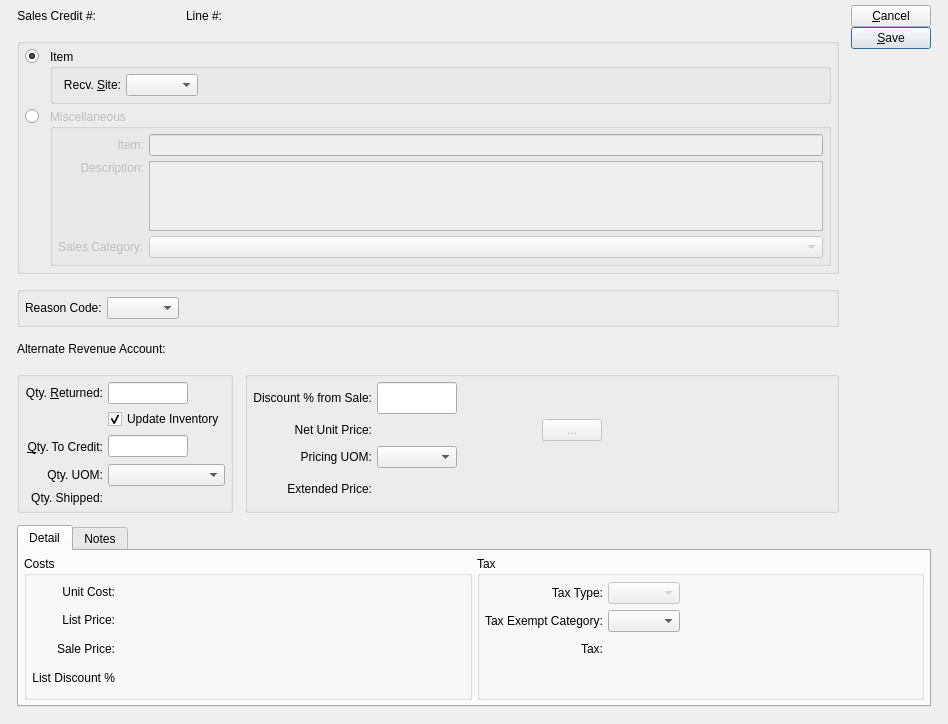
<?xml version="1.0" encoding="UTF-8"?>
<ui version="4.0">
 <comment>This file is part of the xTuple ERP: PostBooks Edition, a free and
open source Enterprise Resource Planning software suite,
Copyright (c) 1999-2018 by OpenMFG LLC, d/b/a xTuple.
It is licensed to you under the Common Public Attribution License
version 1.0, the full text of which (including xTuple-specific Exhibits)
is available at www.xtuple.com/CPAL.  By using this software, you agree
to be bound by its terms.</comment>
 <class>creditMemoItem</class>
 <widget class="QDialog" name="creditMemoItem">
  <property name="geometry">
   <rect>
    <x>0</x>
    <y>0</y>
    <width>948</width>
    <height>716</height>
   </rect>
  </property>
  <property name="windowTitle">
   <string>Sales Credit Item</string>
  </property>
  <layout class="QGridLayout" name="gridLayout_6">
   <item row="0" column="0">
    <layout class="QGridLayout" name="gridLayout_7">
     <property name="leftMargin">
      <number>12</number>
     </property>
     <property name="rightMargin">
      <number>12</number>
     </property>
     <property name="bottomMargin">
      <number>12</number>
     </property>
     <property name="spacing">
      <number>12</number>
     </property>
     <item row="0" column="2" rowspan="5">
      <layout class="QVBoxLayout">
       <property name="spacing">
        <number>0</number>
       </property>
       <item>
        <widget class="QPushButton" name="_close">
         <property name="enabled">
          <bool>true</bool>
         </property>
         <property name="text">
          <string>&amp;Cancel</string>
         </property>
        </widget>
       </item>
       <item>
        <widget class="QPushButton" name="_save">
         <property name="text">
          <string>&amp;Save</string>
         </property>
         <property name="default">
          <bool>true</bool>
         </property>
        </widget>
       </item>
       <item>
        <spacer>
         <property name="orientation">
          <enum>Qt::Vertical</enum>
         </property>
         <property name="sizeType">
          <enum>QSizePolicy::Expanding</enum>
         </property>
         <property name="sizeHint" stdset="0">
          <size>
           <width>20</width>
           <height>0</height>
          </size>
         </property>
        </spacer>
       </item>
      </layout>
     </item>
     <item row="0" column="0" colspan="2">
      <layout class="QHBoxLayout">
       <item>
        <widget class="QLabel" name="_orderNumberLit">
         <property name="text">
          <string>Sales Credit #:</string>
         </property>
         <property name="alignment">
          <set>Qt::AlignRight|Qt::AlignTrailing|Qt::AlignVCenter</set>
         </property>
        </widget>
       </item>
       <item>
        <widget class="QLabel" name="_orderNumber">
         <property name="minimumSize">
          <size>
           <width>80</width>
           <height>0</height>
          </size>
         </property>
         <property name="alignment">
          <set>Qt::AlignLeading|Qt::AlignLeft|Qt::AlignVCenter</set>
         </property>
        </widget>
       </item>
       <item>
        <widget class="QLabel" name="_lineNumberLit">
         <property name="text">
          <string>Line #:</string>
         </property>
         <property name="alignment">
          <set>Qt::AlignRight|Qt::AlignTrailing|Qt::AlignVCenter</set>
         </property>
        </widget>
       </item>
       <item>
        <widget class="QLabel" name="_lineNumber">
         <property name="minimumSize">
          <size>
           <width>80</width>
           <height>0</height>
          </size>
         </property>
         <property name="alignment">
          <set>Qt::AlignLeading|Qt::AlignLeft|Qt::AlignVCenter</set>
         </property>
        </widget>
       </item>
       <item>
        <spacer>
         <property name="orientation">
          <enum>Qt::Horizontal</enum>
         </property>
         <property name="sizeType">
          <enum>QSizePolicy::Expanding</enum>
         </property>
         <property name="sizeHint" stdset="0">
          <size>
           <width>71</width>
           <height>21</height>
          </size>
         </property>
        </spacer>
       </item>
      </layout>
     </item>
     <item row="1" column="0" colspan="2">
      <widget class="QGroupBox" name="_itemTypeGroup">
       <property name="title">
        <string/>
       </property>
       <layout class="QGridLayout" name="gridLayout_8">
        <item row="0" column="1">
         <widget class="QGroupBox" name="_itemGroup">
          <property name="title">
           <string>Item</string>
          </property>
          <layout class="QGridLayout" name="gridLayout">
           <item row="0" column="2">
            <spacer name="horizontalSpacer_2">
             <property name="orientation">
              <enum>Qt::Horizontal</enum>
             </property>
             <property name="sizeHint" stdset="0">
              <size>
               <width>0</width>
               <height>20</height>
              </size>
             </property>
            </spacer>
           </item>
           <item row="0" column="1">
            <layout class="QGridLayout" name="gridLayout_9">
             <item row="0" column="0">
              <widget class="QLabel" name="_warehouseLit">
               <property name="text">
                <string>Recv. &amp;Site:</string>
               </property>
               <property name="alignment">
                <set>Qt::AlignRight|Qt::AlignTrailing|Qt::AlignVCenter</set>
               </property>
               <property name="buddy">
                <cstring>_warehouse</cstring>
               </property>
              </widget>
             </item>
             <item row="0" column="1">
              <widget class="WComboBox" name="_warehouse"/>
             </item>
             <item row="1" column="1">
              <spacer>
               <property name="orientation">
                <enum>Qt::Vertical</enum>
               </property>
               <property name="sizeHint" stdset="0">
                <size>
                 <width>20</width>
                 <height>40</height>
                </size>
               </property>
              </spacer>
             </item>
            </layout>
           </item>
           <item row="0" column="0">
            <widget class="ItemCluster" name="_item">
             <property name="focusPolicy">
              <enum>Qt::StrongFocus</enum>
             </property>
            </widget>
           </item>
          </layout>
         </widget>
        </item>
        <item row="1" column="1">
         <widget class="QGroupBox" name="_miscGroup">
          <property name="enabled">
           <bool>false</bool>
          </property>
          <property name="title">
           <string>Miscellaneous</string>
          </property>
          <layout class="QGridLayout" name="gridLayout_5">
           <item row="0" column="1">
            <widget class="XLineEdit" name="_itemNumber"/>
           </item>
           <item row="1" column="0">
            <widget class="XLabel" name="_descripLit">
             <property name="text">
              <string>Description:</string>
             </property>
             <property name="alignment">
              <set>Qt::AlignRight|Qt::AlignTop|Qt::AlignTrailing</set>
             </property>
            </widget>
           </item>
           <item row="1" column="1">
            <widget class="XTextEdit" name="_itemDescrip"/>
           </item>
           <item row="2" column="0">
            <widget class="XLabel" name="_salescatLit">
             <property name="text">
              <string>Sales Category:</string>
             </property>
            </widget>
           </item>
           <item row="0" column="0">
            <widget class="XLabel" name="_itemNumberLit">
             <property name="text">
              <string>Item:</string>
             </property>
             <property name="alignment">
              <set>Qt::AlignRight|Qt::AlignTrailing|Qt::AlignVCenter</set>
             </property>
            </widget>
           </item>
           <item row="2" column="1">
            <widget class="XComboBox" name="_salescat">
             <property name="allowNull">
              <bool>true</bool>
             </property>
             <property name="type">
              <enum>XComboBox::SalesCategoriesActive</enum>
             </property>
            </widget>
           </item>
          </layout>
         </widget>
        </item>
        <item row="0" column="0">
         <layout class="QVBoxLayout" name="verticalLayout_3">
          <item>
           <widget class="QRadioButton" name="_itemSelected">
            <property name="text">
             <string/>
            </property>
            <property name="checked">
             <bool>true</bool>
            </property>
           </widget>
          </item>
          <item>
           <spacer name="verticalSpacer_4">
            <property name="orientation">
             <enum>Qt::Vertical</enum>
            </property>
            <property name="sizeHint" stdset="0">
             <size>
              <width>20</width>
              <height>40</height>
             </size>
            </property>
           </spacer>
          </item>
         </layout>
        </item>
        <item row="1" column="0">
         <layout class="QVBoxLayout" name="verticalLayout_4">
          <item>
           <widget class="QRadioButton" name="_miscSelected">
            <property name="text">
             <string/>
            </property>
           </widget>
          </item>
          <item>
           <spacer name="verticalSpacer_3">
            <property name="orientation">
             <enum>Qt::Vertical</enum>
            </property>
            <property name="sizeHint" stdset="0">
             <size>
              <width>20</width>
              <height>40</height>
             </size>
            </property>
           </spacer>
          </item>
         </layout>
        </item>
       </layout>
      </widget>
     </item>
     <item row="2" column="0" colspan="2">
      <widget class="QGroupBox" name="_rsnGroup">
       <property name="title">
        <string/>
       </property>
       <layout class="QGridLayout" name="gridLayout_a">
        <item row="0" column="0">
         <widget class="QLabel" name="_rsnCodeLit">
          <property name="frameShape">
           <enum>QFrame::NoFrame</enum>
          </property>
          <property name="frameShadow">
           <enum>QFrame::Plain</enum>
          </property>
          <property name="text">
           <string>Reason Code:</string>
          </property>
         </widget>
        </item>
        <item row="0" column="1">
         <widget class="XComboBox" name="_rsnCode">
          <property name="allowNull">
           <bool>true</bool>
          </property>
          <property name="type">
           <enum>XComboBox::ARCMReasonCodes</enum>
          </property>
         </widget>
        </item>
        <item row="0" column="2">
         <spacer>
          <property name="orientation">
           <enum>Qt::Horizontal</enum>
          </property>
          <property name="sizeType">
           <enum>QSizePolicy::Expanding</enum>
          </property>
          <property name="sizeHint" stdset="0">
           <size>
            <width>0</width>
            <height>20</height>
           </size>
          </property>
         </spacer>
        </item>
       </layout>
      </widget>
     </item>
     <item row="4" column="0">
      <widget class="QGroupBox" name="_inventoryGroup">
       <property name="title">
        <string/>
       </property>
       <layout class="QGridLayout" name="gridLayout_b">
        <item row="0" column="0">
         <widget class="QLabel" name="_qtyReturnedLit">
          <property name="text">
           <string>Qty. &amp;Returned:</string>
          </property>
          <property name="alignment">
           <set>Qt::AlignRight|Qt::AlignTrailing|Qt::AlignVCenter</set>
          </property>
          <property name="buddy">
           <cstring>_qtyReturned</cstring>
          </property>
         </widget>
        </item>
        <item row="0" column="1">
         <widget class="XLineEdit" name="_qtyReturned">
          <property name="sizePolicy">
           <sizepolicy hsizetype="Preferred" vsizetype="Fixed">
            <horstretch>0</horstretch>
            <verstretch>0</verstretch>
           </sizepolicy>
          </property>
          <property name="maximumSize">
           <size>
            <width>80</width>
            <height>22</height>
           </size>
          </property>
          <property name="alignment">
           <set>Qt::AlignRight</set>
          </property>
         </widget>
        </item>
        <item row="2" column="0">
         <widget class="QLabel" name="_qtyToCreditLit">
          <property name="minimumSize">
           <size>
            <width>0</width>
            <height>25</height>
           </size>
          </property>
          <property name="text">
           <string>&amp;Qty. To Credit:</string>
          </property>
          <property name="alignment">
           <set>Qt::AlignRight|Qt::AlignTrailing|Qt::AlignVCenter</set>
          </property>
          <property name="buddy">
           <cstring>_qtyToCredit</cstring>
          </property>
         </widget>
        </item>
        <item row="2" column="1">
         <widget class="XLineEdit" name="_qtyToCredit">
          <property name="sizePolicy">
           <sizepolicy hsizetype="Preferred" vsizetype="Fixed">
            <horstretch>0</horstretch>
            <verstretch>0</verstretch>
           </sizepolicy>
          </property>
          <property name="maximumSize">
           <size>
            <width>80</width>
            <height>22</height>
           </size>
          </property>
          <property name="alignment">
           <set>Qt::AlignRight</set>
          </property>
         </widget>
        </item>
        <item row="3" column="0">
         <widget class="QLabel" name="_qtyUOMLit">
          <property name="text">
           <string>Qty. UOM:</string>
          </property>
          <property name="alignment">
           <set>Qt::AlignRight|Qt::AlignTrailing|Qt::AlignVCenter</set>
          </property>
         </widget>
        </item>
        <item row="3" column="1">
         <widget class="XComboBox" name="_qtyUOM"/>
        </item>
        <item row="4" column="0">
         <widget class="QLabel" name="_shippedToDateLit">
          <property name="text">
           <string>Qty. Shipped:</string>
          </property>
          <property name="alignment">
           <set>Qt::AlignRight|Qt::AlignTrailing|Qt::AlignVCenter</set>
          </property>
         </widget>
        </item>
        <item row="4" column="1">
         <widget class="XLabel" name="_qtyShipped">
          <property name="minimumSize">
           <size>
            <width>80</width>
            <height>0</height>
           </size>
          </property>
          <property name="maximumSize">
           <size>
            <width>16777215</width>
            <height>20</height>
           </size>
          </property>
          <property name="alignment">
           <set>Qt::AlignRight|Qt::AlignTrailing|Qt::AlignVCenter</set>
          </property>
         </widget>
        </item>
        <item row="1" column="1">
         <widget class="QCheckBox" name="_updateInv">
          <property name="text">
           <string>Update Inventory</string>
          </property>
          <property name="checked">
           <bool>true</bool>
          </property>
         </widget>
        </item>
       </layout>
      </widget>
     </item>
     <item row="4" column="1">
      <widget class="QGroupBox" name="_priceGroup">
       <property name="title">
        <string/>
       </property>
       <layout class="QGridLayout" name="gridLayout_c">
        <item row="0" column="0">
         <widget class="QLabel" name="_discountFromSalePrcntLit">
          <property name="text">
           <string>Discount % from Sale:</string>
          </property>
          <property name="alignment">
           <set>Qt::AlignRight|Qt::AlignTrailing|Qt::AlignVCenter</set>
          </property>
         </widget>
        </item>
        <item row="0" column="1">
         <widget class="XLineEdit" name="_discountFromSale">
          <property name="sizePolicy">
           <sizepolicy hsizetype="Preferred" vsizetype="Fixed">
            <horstretch>0</horstretch>
            <verstretch>0</verstretch>
           </sizepolicy>
          </property>
          <property name="maximumSize">
           <size>
            <width>80</width>
            <height>32767</height>
           </size>
          </property>
          <property name="focusPolicy">
           <enum>Qt::ClickFocus</enum>
          </property>
          <property name="alignment">
           <set>Qt::AlignRight</set>
          </property>
         </widget>
        </item>
        <item row="1" column="0">
         <widget class="QLabel" name="_netUnitPriceLit">
          <property name="text">
           <string>Net Unit Price:</string>
          </property>
          <property name="alignment">
           <set>Qt::AlignRight|Qt::AlignTrailing|Qt::AlignVCenter</set>
          </property>
         </widget>
        </item>
        <item row="1" column="1" colspan="2">
         <layout class="QHBoxLayout">
          <item>
           <widget class="CurrCluster" name="_netUnitPrice">
            <property name="minimumSize">
             <size>
              <width>160</width>
              <height>0</height>
             </size>
            </property>
            <property name="format">
             <enum>CurrDisplay::SalesPrice</enum>
            </property>
            <property name="currencyEditable" stdset="0">
             <bool>false</bool>
            </property>
           </widget>
          </item>
          <item>
           <widget class="QPushButton" name="_listPrices">
            <property name="enabled">
             <bool>false</bool>
            </property>
            <property name="maximumSize">
             <size>
              <width>60</width>
              <height>16777215</height>
             </size>
            </property>
            <property name="focusPolicy">
             <enum>Qt::NoFocus</enum>
            </property>
            <property name="text">
             <string>...</string>
            </property>
           </widget>
          </item>
          <item>
           <spacer>
            <property name="orientation">
             <enum>Qt::Horizontal</enum>
            </property>
            <property name="sizeType">
             <enum>QSizePolicy::Expanding</enum>
            </property>
            <property name="sizeHint" stdset="0">
             <size>
              <width>0</width>
              <height>20</height>
             </size>
            </property>
           </spacer>
          </item>
         </layout>
        </item>
        <item row="2" column="0">
         <widget class="QLabel" name="_pricingUOMLit">
          <property name="text">
           <string>Pricing UOM:</string>
          </property>
          <property name="alignment">
           <set>Qt::AlignRight|Qt::AlignTrailing|Qt::AlignVCenter</set>
          </property>
         </widget>
        </item>
        <item row="2" column="1">
         <widget class="XComboBox" name="_pricingUOM"/>
        </item>
        <item row="2" column="2">
         <spacer>
          <property name="orientation">
           <enum>Qt::Horizontal</enum>
          </property>
          <property name="sizeHint" stdset="0">
           <size>
            <width>101</width>
            <height>20</height>
           </size>
          </property>
         </spacer>
        </item>
        <item row="3" column="0">
         <widget class="QLabel" name="_extendedPriceLit">
          <property name="text">
           <string>Extended Price:</string>
          </property>
          <property name="alignment">
           <set>Qt::AlignRight|Qt::AlignTrailing|Qt::AlignVCenter</set>
          </property>
         </widget>
        </item>
        <item row="3" column="1" colspan="2">
         <widget class="CurrCluster" name="_extendedPrice">
          <property name="format">
           <enum>CurrDisplay::ExtPrice</enum>
          </property>
          <property name="currencyEditable" stdset="0">
           <bool>false</bool>
          </property>
          <property name="currencyVisible">
           <bool>false</bool>
          </property>
          <property name="enabled">
           <bool>false</bool>
          </property>
         </widget>
        </item>
       </layout>
      </widget>
     </item>
     <item row="5" column="0" colspan="3">
      <widget class="QTabWidget" name="tabWidget">
       <property name="currentIndex">
        <number>0</number>
       </property>
       <widget class="QWidget" name="_detailTab">
        <attribute name="title">
         <string>Detail</string>
        </attribute>
        <layout class="QGridLayout" name="gridLayout_d">
         <item row="0" column="0">
          <widget class="QGroupBox" name="_costsGroup">
           <property name="title">
            <string>Costs</string>
           </property>
           <layout class="QGridLayout" name="gridLayout_4">
            <item row="0" column="0">
             <layout class="QVBoxLayout" name="verticalLayout_2">
              <item>
               <layout class="QGridLayout" name="gridLayout_3">
                <item row="3" column="0">
                 <widget class="XLabel" name="_discountFromListPrcntLit">
                  <property name="minimumSize">
                   <size>
                    <width>0</width>
                    <height>24</height>
                   </size>
                  </property>
                  <property name="text">
                   <string>List Discount %</string>
                  </property>
                  <property name="alignment">
                   <set>Qt::AlignRight|Qt::AlignTrailing|Qt::AlignVCenter</set>
                  </property>
                 </widget>
                </item>
                <item row="3" column="1">
                 <widget class="XLabel" name="_discountFromList">
                  <property name="minimumSize">
                   <size>
                    <width>80</width>
                    <height>0</height>
                   </size>
                  </property>
                  <property name="alignment">
                   <set>Qt::AlignRight|Qt::AlignTrailing|Qt::AlignVCenter</set>
                  </property>
                 </widget>
                </item>
                <item row="2" column="0">
                 <widget class="QLabel" name="_salePriceLit">
                  <property name="minimumSize">
                   <size>
                    <width>0</width>
                    <height>24</height>
                   </size>
                  </property>
                  <property name="text">
                   <string>Sale Price:</string>
                  </property>
                  <property name="alignment">
                   <set>Qt::AlignRight|Qt::AlignTrailing|Qt::AlignVCenter</set>
                  </property>
                 </widget>
                </item>
                <item row="2" column="1">
                 <widget class="CurrDisplay" name="_salePrice">
                  <property name="format">
                   <enum>CurrDisplay::SalesPrice</enum>
                  </property>
                  <property name="localControl">
                   <bool>false</bool>
                  </property>
                 </widget>
                </item>
                <item row="1" column="0">
                 <widget class="QLabel" name="_listPriceLit">
                  <property name="minimumSize">
                   <size>
                    <width>0</width>
                    <height>24</height>
                   </size>
                  </property>
                  <property name="text">
                   <string>List Price:</string>
                  </property>
                  <property name="alignment">
                   <set>Qt::AlignRight|Qt::AlignTrailing|Qt::AlignVCenter</set>
                  </property>
                 </widget>
                </item>
                <item row="1" column="1">
                 <widget class="CurrDisplay" name="_listPrice">
                  <property name="localControl">
                   <bool>false</bool>
                  </property>
                 </widget>
                </item>
                <item row="0" column="0">
                 <widget class="QLabel" name="_unitCostLit">
                  <property name="minimumSize">
                   <size>
                    <width>0</width>
                    <height>22</height>
                   </size>
                  </property>
                  <property name="text">
                   <string>Unit Cost:</string>
                  </property>
                  <property name="alignment">
                   <set>Qt::AlignRight|Qt::AlignTrailing|Qt::AlignVCenter</set>
                  </property>
                 </widget>
                </item>
                <item row="0" column="1">
                 <widget class="CurrDisplay" name="_unitCost">
                  <property name="format">
                   <enum>CurrDisplay::Cost</enum>
                  </property>
                  <property name="localControl">
                   <bool>false</bool>
                  </property>
                 </widget>
                </item>
               </layout>
              </item>
              <item>
               <spacer name="verticalSpacer_2">
                <property name="orientation">
                 <enum>Qt::Vertical</enum>
                </property>
                <property name="sizeHint" stdset="0">
                 <size>
                  <width>20</width>
                  <height>40</height>
                 </size>
                </property>
               </spacer>
              </item>
             </layout>
            </item>
            <item row="0" column="1">
             <spacer name="horizontalSpacer">
              <property name="orientation">
               <enum>Qt::Horizontal</enum>
              </property>
              <property name="sizeHint" stdset="0">
               <size>
                <width>40</width>
                <height>20</height>
               </size>
              </property>
             </spacer>
            </item>
           </layout>
          </widget>
         </item>
         <item row="0" column="1">
          <widget class="QGroupBox" name="_taxGroup">
           <property name="title">
            <string>Tax</string>
           </property>
           <layout class="QGridLayout" name="gridLayout_2">
            <item row="0" column="0">
             <layout class="QVBoxLayout" name="verticalLayout">
              <item>
               <layout class="QGridLayout" name="gridLayout_1">
                <item row="0" column="1">
                 <widget class="XComboBox" name="_taxType">
                  <property name="enabled">
                   <bool>false</bool>
                  </property>
                  <property name="allowNull">
                   <bool>true</bool>
                  </property>
                  <property name="nullStr">
                   <string>None</string>
                  </property>
                  <property name="type">
                   <enum>XComboBox::TaxTypes</enum>
                  </property>
                 </widget>
                </item>
                <item row="0" column="0">
                 <widget class="QLabel" name="_taxTypeLit">
                  <property name="enabled">
                   <bool>true</bool>
                  </property>
                  <property name="minimumSize">
                   <size>
                    <width>0</width>
                    <height>24</height>
                   </size>
                  </property>
                  <property name="text">
                   <string>Tax Type:</string>
                  </property>
                  <property name="alignment">
                   <set>Qt::AlignRight|Qt::AlignTrailing|Qt::AlignVCenter</set>
                  </property>
                 </widget>
                </item>
                <item row="2" column="0">
                 <widget class="XURLLabel" name="_taxLit">
                  <property name="minimumSize">
                   <size>
                    <width>0</width>
                    <height>24</height>
                   </size>
                  </property>
                  <property name="text">
                   <string>Tax:</string>
                  </property>
                  <property name="alignment">
                   <set>Qt::AlignRight|Qt::AlignTrailing|Qt::AlignVCenter</set>
                  </property>
                 </widget>
                </item>
                <item row="2" column="1">
                 <widget class="CurrCluster" name="_tax">
                  <property name="format">
                   <enum>CurrDisplay::SalesPrice</enum>
                  </property>
                  <property name="enabled">
                   <bool>false</bool>
                  </property>
                 </widget>
                </item>
                <item row="1" column="0">
                 <widget class="QLabel" name="_taxExemptLit">
                  <property name="text">
                   <string>Tax Exempt Category:</string>
                  </property>
                 </widget>
                </item>
                <item row="1" column="1">
                 <widget class="TaxExemptCluster" name="_taxExempt"/>
                </item>
               </layout>
              </item>
              <item>
               <spacer name="verticalSpacer">
                <property name="orientation">
                 <enum>Qt::Vertical</enum>
                </property>
                <property name="sizeHint" stdset="0">
                 <size>
                  <width>20</width>
                  <height>40</height>
                 </size>
                </property>
               </spacer>
              </item>
             </layout>
            </item>
            <item row="1" column="0">
             <widget class="QLabel" name="label">
              <property name="text">
               <string/>
              </property>
             </widget>
            </item>
            <item row="0" column="1">
             <spacer>
              <property name="orientation">
               <enum>Qt::Horizontal</enum>
              </property>
              <property name="sizeHint" stdset="0">
               <size>
                <width>0</width>
                <height>20</height>
               </size>
              </property>
             </spacer>
            </item>
           </layout>
          </widget>
         </item>
        </layout>
       </widget>
       <widget class="QWidget" name="_notesTab">
        <attribute name="title">
         <string>Notes</string>
        </attribute>
        <layout class="QGridLayout" name="gridLayout_e">
         <item row="0" column="0">
          <widget class="XTextEdit" name="_comments"/>
         </item>
        </layout>
       </widget>
      </widget>
     </item>
     <item row="3" column="0" colspan="2">
      <layout class="QHBoxLayout" name="horizontalLayout">
       <item>
        <widget class="XLabel" name="_revAccntLit">
         <property name="text">
          <string>Alternate Revenue Account:</string>
         </property>
        </widget>
       </item>
       <item>
        <widget class="GLCluster" name="_revAccnt"/>
       </item>
       <item>
        <spacer name="horizontalSpacer_3">
         <property name="orientation">
          <enum>Qt::Horizontal</enum>
         </property>
         <property name="sizeHint" stdset="0">
          <size>
           <width>40</width>
           <height>20</height>
          </size>
         </property>
        </spacer>
       </item>
      </layout>
     </item>
    </layout>
   </item>
  </layout>
 </widget>
 <layoutdefault spacing="5" margin="5"/>
 <customwidgets>
  <customwidget>
   <class>CurrCluster</class>
   <extends>CurrDisplay</extends>
   <header>currcluster.h</header>
  </customwidget>
  <customwidget>
   <class>CurrDisplay</class>
   <extends>QWidget</extends>
   <header>currcluster.h</header>
  </customwidget>
  <customwidget>
   <class>GLCluster</class>
   <extends>QWidget</extends>
   <header>glcluster.h</header>
  </customwidget>
  <customwidget>
   <class>ItemCluster</class>
   <extends>QWidget</extends>
   <header>itemcluster.h</header>
  </customwidget>
  <customwidget>
   <class>TaxExemptCluster</class>
   <extends>XComboBox</extends>
   <header>taxexemptcluster.h</header>
  </customwidget>
  <customwidget>
   <class>WComboBox</class>
   <extends>XComboBox</extends>
   <header>wcombobox.h</header>
  </customwidget>
  <customwidget>
   <class>XComboBox</class>
   <extends>QComboBox</extends>
   <header>xcombobox.h</header>
  </customwidget>
  <customwidget>
   <class>XLabel</class>
   <extends>QLabel</extends>
   <header>xlabel.h</header>
  </customwidget>
  <customwidget>
   <class>XLineEdit</class>
   <extends>QLineEdit</extends>
   <header>xlineedit.h</header>
  </customwidget>
  <customwidget>
   <class>XURLLabel</class>
   <extends>QLabel</extends>
   <header>xurllabel.h</header>
  </customwidget>
  <customwidget>
   <class>XTextEdit</class>
   <extends>QTextEdit</extends>
   <header>xtextedit.h</header>
  </customwidget>
 </customwidgets>
 <tabstops>
  <tabstop>_item</tabstop>
  <tabstop>_qtyReturned</tabstop>
  <tabstop>_updateInv</tabstop>
  <tabstop>_qtyToCredit</tabstop>
  <tabstop>_qtyUOM</tabstop>
  <tabstop>_pricingUOM</tabstop>
  <tabstop>_itemSelected</tabstop>
  <tabstop>tabWidget</tabstop>
  <tabstop>_comments</tabstop>
  <tabstop>_miscSelected</tabstop>
  <tabstop>_itemNumber</tabstop>
  <tabstop>_warehouse</tabstop>
  <tabstop>_itemDescrip</tabstop>
  <tabstop>_taxType</tabstop>
  <tabstop>_rsnCode</tabstop>
  <tabstop>_close</tabstop>
  <tabstop>_save</tabstop>
  <tabstop>_salescat</tabstop>
 </tabstops>
 <resources/>
 <connections>
  <connection>
   <sender>_close</sender>
   <signal>clicked()</signal>
   <receiver>creditMemoItem</receiver>
   <slot>reject()</slot>
   <hints>
    <hint type="sourcelabel">
     <x>20</x>
     <y>20</y>
    </hint>
    <hint type="destinationlabel">
     <x>20</x>
     <y>20</y>
    </hint>
   </hints>
  </connection>
  <connection>
   <sender>_item</sender>
   <signal>newId(int)</signal>
   <receiver>_warehouse</receiver>
   <slot>findItemsites(int)</slot>
   <hints>
    <hint type="sourcelabel">
     <x>20</x>
     <y>20</y>
    </hint>
    <hint type="destinationlabel">
     <x>20</x>
     <y>20</y>
    </hint>
   </hints>
  </connection>
  <connection>
   <sender>_netUnitPrice</sender>
   <signal>idChanged(int)</signal>
   <receiver>_extendedPrice</receiver>
   <slot>setId(int)</slot>
   <hints>
    <hint type="sourcelabel">
     <x>20</x>
     <y>20</y>
    </hint>
    <hint type="destinationlabel">
     <x>20</x>
     <y>20</y>
    </hint>
   </hints>
  </connection>
  <connection>
   <sender>_netUnitPrice</sender>
   <signal>idChanged(int)</signal>
   <receiver>_unitCost</receiver>
   <slot>setId(int)</slot>
   <hints>
    <hint type="sourcelabel">
     <x>20</x>
     <y>20</y>
    </hint>
    <hint type="destinationlabel">
     <x>20</x>
     <y>20</y>
    </hint>
   </hints>
  </connection>
  <connection>
   <sender>_netUnitPrice</sender>
   <signal>idChanged(int)</signal>
   <receiver>_listPrice</receiver>
   <slot>setId(int)</slot>
   <hints>
    <hint type="sourcelabel">
     <x>20</x>
     <y>20</y>
    </hint>
    <hint type="destinationlabel">
     <x>20</x>
     <y>20</y>
    </hint>
   </hints>
  </connection>
  <connection>
   <sender>_netUnitPrice</sender>
   <signal>idChanged(int)</signal>
   <receiver>_salePrice</receiver>
   <slot>setId(int)</slot>
   <hints>
    <hint type="sourcelabel">
     <x>20</x>
     <y>20</y>
    </hint>
    <hint type="destinationlabel">
     <x>20</x>
     <y>20</y>
    </hint>
   </hints>
  </connection>
  <connection>
   <sender>_netUnitPrice</sender>
   <signal>effectiveChanged(QDate)</signal>
   <receiver>_extendedPrice</receiver>
   <slot>setEffective(QDate)</slot>
   <hints>
    <hint type="sourcelabel">
     <x>20</x>
     <y>20</y>
    </hint>
    <hint type="destinationlabel">
     <x>20</x>
     <y>20</y>
    </hint>
   </hints>
  </connection>
  <connection>
   <sender>_netUnitPrice</sender>
   <signal>effectiveChanged(QDate)</signal>
   <receiver>_unitCost</receiver>
   <slot>setEffective(QDate)</slot>
   <hints>
    <hint type="sourcelabel">
     <x>20</x>
     <y>20</y>
    </hint>
    <hint type="destinationlabel">
     <x>20</x>
     <y>20</y>
    </hint>
   </hints>
  </connection>
  <connection>
   <sender>_netUnitPrice</sender>
   <signal>effectiveChanged(QDate)</signal>
   <receiver>_salePrice</receiver>
   <slot>setEffective(QDate)</slot>
   <hints>
    <hint type="sourcelabel">
     <x>20</x>
     <y>20</y>
    </hint>
    <hint type="destinationlabel">
     <x>20</x>
     <y>20</y>
    </hint>
   </hints>
  </connection>
  <connection>
   <sender>_netUnitPrice</sender>
   <signal>effectiveChanged(QDate)</signal>
   <receiver>_listPrice</receiver>
   <slot>setEffective(QDate)</slot>
   <hints>
    <hint type="sourcelabel">
     <x>20</x>
     <y>20</y>
    </hint>
    <hint type="destinationlabel">
     <x>20</x>
     <y>20</y>
    </hint>
   </hints>
  </connection>
  <connection>
   <sender>_netUnitPrice</sender>
   <signal>effectiveChanged(QDate)</signal>
   <receiver>_tax</receiver>
   <slot>setEffective(QDate)</slot>
   <hints>
    <hint type="sourcelabel">
     <x>176</x>
     <y>240</y>
    </hint>
    <hint type="destinationlabel">
     <x>176</x>
     <y>321</y>
    </hint>
   </hints>
  </connection>
 </connections>
</ui>
